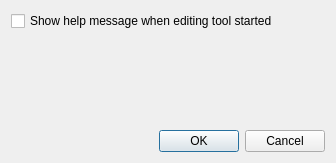
<?xml version="1.0" encoding="UTF-8"?>
<ui version="4.0">
 <class>SettingsDlg</class>
 <widget class="QDialog" name="SettingsDlg">
  <property name="geometry">
   <rect>
    <x>0</x>
    <y>0</y>
    <width>336</width>
    <height>163</height>
   </rect>
  </property>
  <property name="windowTitle">
   <string>Settings</string>
  </property>
  <layout class="QVBoxLayout" name="verticalLayout">
   <item>
    <widget class="QCheckBox" name="m_showHelpMsg">
     <property name="text">
      <string>Show help message when editing tool started</string>
     </property>
    </widget>
   </item>
   <item>
    <spacer name="verticalSpacer">
     <property name="orientation">
      <enum>Qt::Orientation::Vertical</enum>
     </property>
     <property name="sizeHint" stdset="0">
      <size>
       <width>20</width>
       <height>80</height>
      </size>
     </property>
    </spacer>
   </item>
   <item>
    <widget class="QDialogButtonBox" name="m_buttonBox">
     <property name="orientation">
      <enum>Qt::Orientation::Horizontal</enum>
     </property>
     <property name="standardButtons">
      <set>QDialogButtonBox::StandardButton::Cancel|QDialogButtonBox::StandardButton::Ok</set>
     </property>
    </widget>
   </item>
  </layout>
 </widget>
 <resources/>
 <connections>
  <connection>
   <sender>m_buttonBox</sender>
   <signal>accepted()</signal>
   <receiver>SettingsDlg</receiver>
   <slot>accept()</slot>
   <hints>
    <hint type="sourcelabel">
     <x>248</x>
     <y>254</y>
    </hint>
    <hint type="destinationlabel">
     <x>157</x>
     <y>274</y>
    </hint>
   </hints>
  </connection>
  <connection>
   <sender>m_buttonBox</sender>
   <signal>rejected()</signal>
   <receiver>SettingsDlg</receiver>
   <slot>reject()</slot>
   <hints>
    <hint type="sourcelabel">
     <x>316</x>
     <y>260</y>
    </hint>
    <hint type="destinationlabel">
     <x>286</x>
     <y>274</y>
    </hint>
   </hints>
  </connection>
 </connections>
</ui>
